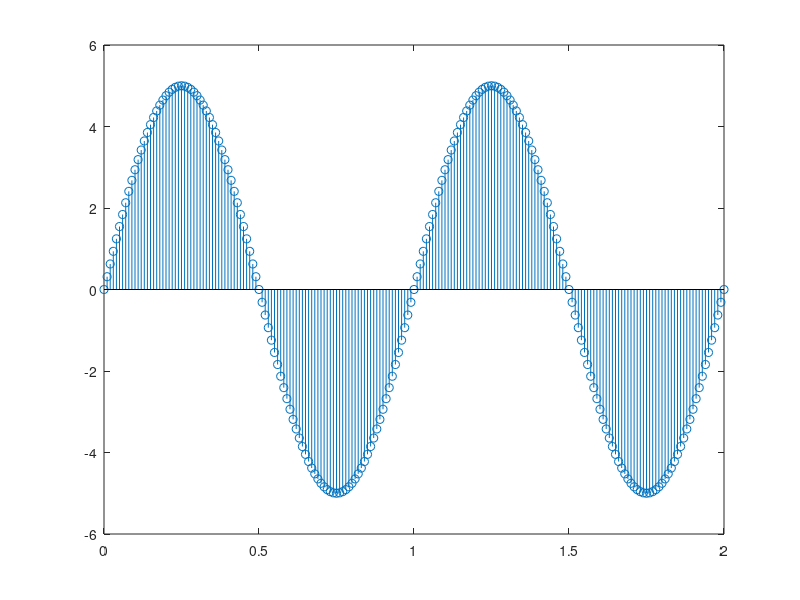
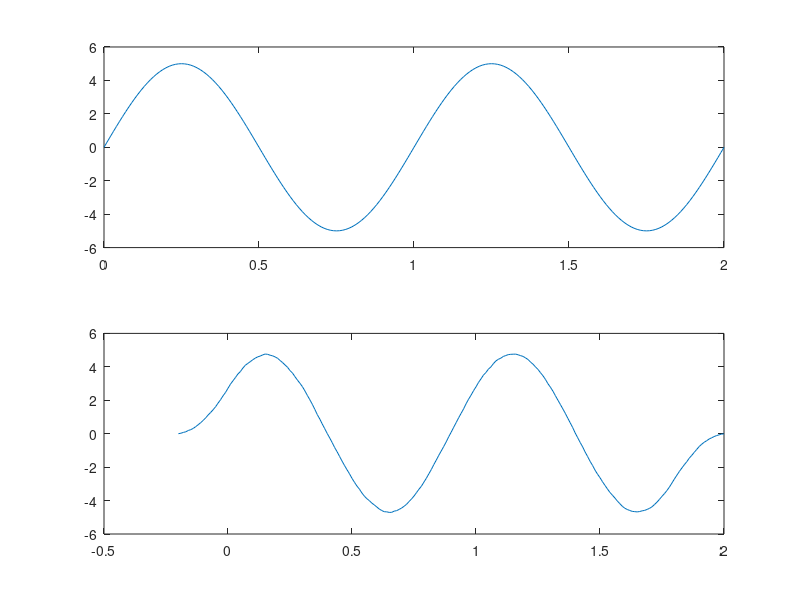
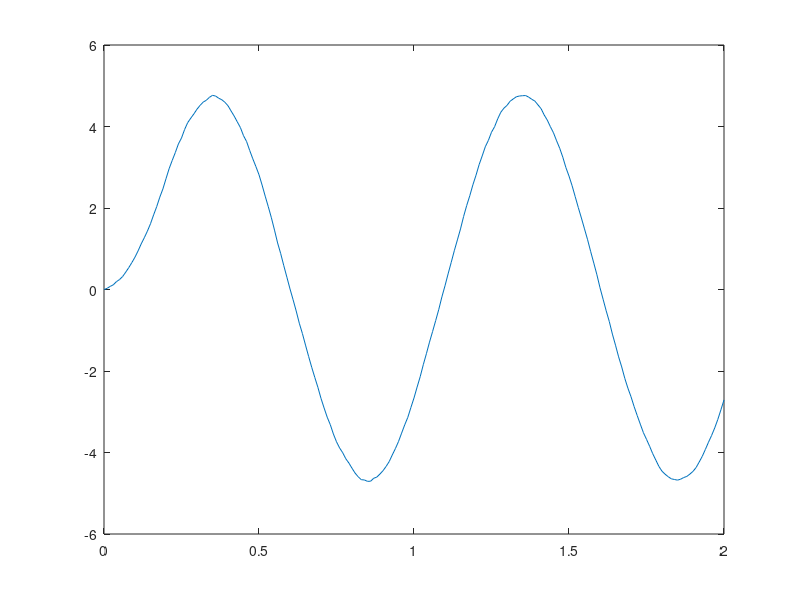
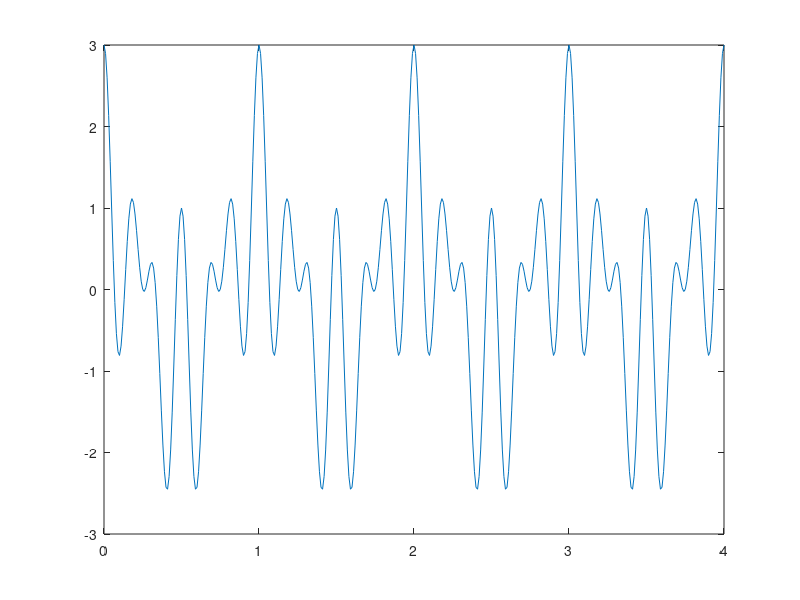

These charts were generated, in order, by the following MATLAB code: (Note: this script raises an error after producing the figures.)
t=0:0.01:2;
y=5*sin(2*pi*t);
figure
stem(t,y)
figure
plot(t,y)
title('Sine Wave');
ylabel('y=5*sin(2*pi*t)');
xlabel('t');
%%
[m,n]=size(y);
z=rand(m,n)-0.5;
w=z+y;
subplot(2,1,1);
plot(t,y)
subplot(2,1,2);
plot(t,w)
%%
q=1/21;
s=ones(1,21);
v=q*conv(s,w);
t1=-0.2:0.01:2;
plot(t1,v)
%%
q1=1/21;
s1=ones(1,21);
v1=filter(q1*s1,1,w);
figure
plot(t,v1)
%% function
%%
t2=0:0.01:4;
ts=t2(1:20:end);
r=cos(2*pi*t2)+ cos(8*pi*t2)+ cos(12*pi*t2);
rs=r(1:20:end);
figure
plot(t2,r)
hold on
plot(ts,rs,'O')
Ts=0.2;
h=zeros(length(rs),length(r));
for i=1:length(rs)
    h(i,:)=sinc((t2-(ts(i)))/Ts);
end
g=rs*h;
hold on
plot(t2,g,'x')
%%
tr=-5:0.01:5;
u=sinc(5*tr).*sinc(5*tr);
figure
N=128;
w1=linspace(-4*pi,4*pi,N);
H=freqz(u,1,w1);
subplot(2,1,1);
plot(w1/pi,abs(H))

fs=10;
k=1/fs;
tr=-5:k:5;
u1=sinc(5*tr).*sinc(5*tr);
N=128;
w1=linspace(-4*pi,4*pi,N);
H=freqz(u1,1,w1);
subplot(2,1,2);
plot(w1/pi,abs(H))
%%
t8=linspace(-5,5,256);
u2=sinc(2*t8);
figure
subplot(2,1,1);
plot(t8,u2,'x')
t9=linspace(-5,5,128*3);
u3=sinc(2*t9);
subplot(2,1,2);
plot(t9,u3,'o')
N=256;
w2=linspace(-0.99*pi,0.99*pi,N);
H1=freqz(u2,1,w2);
H2=20*log10(abs(H1/max(norm(H1))));
figure
plot(w2/pi,H2,'b.-')
N=128;
w3=linspace(-pi,pi,N);
H3=freqz(u3,1,w3);
H3=20*log10(abs(H3/max(norm(H3))));
hold on
plot(w3/pi,H3,'r.-')
%%




